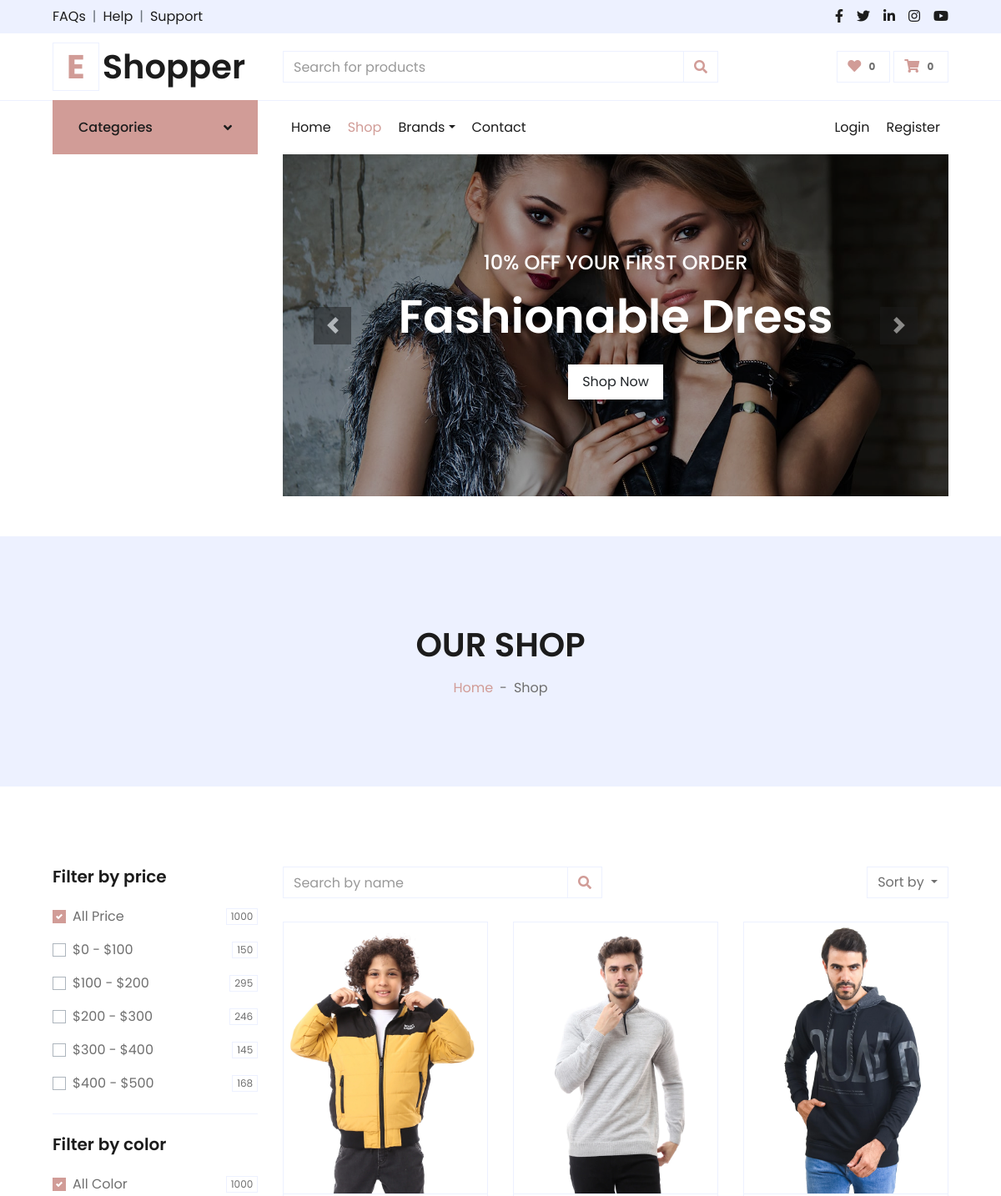
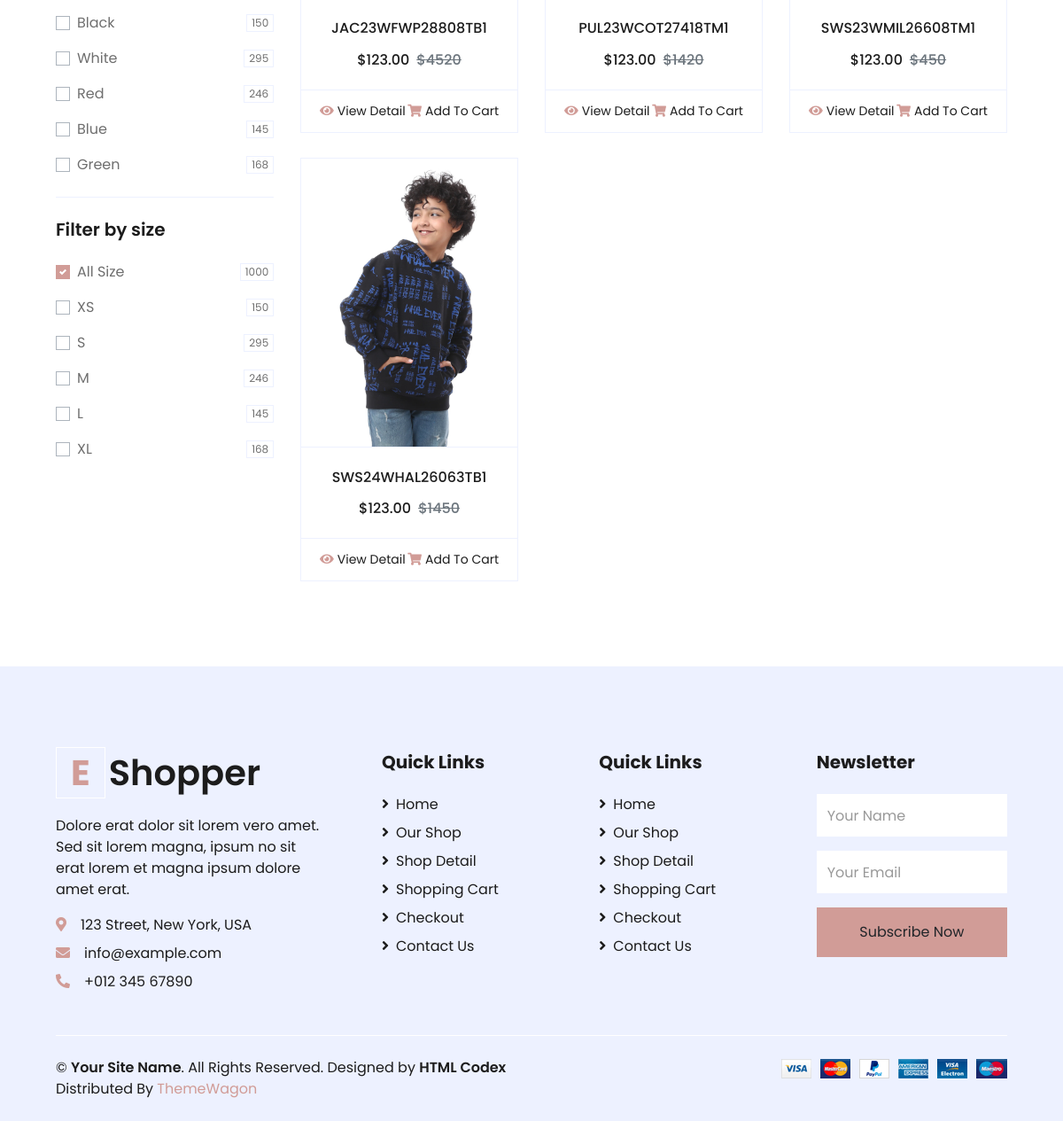
Screenshot of /products/ with the database file from the repository (2 pictures, top to bottom).
### products/models.py (models this page shows, shortened)
class Product(models.Model):
    name = models.CharField(unique=True, max_length=50)
    image = models.ImageField(upload_to='product/')
    stock = models.IntegerField(default=1)
    price = models.IntegerField(default=0)
    discount = models.IntegerField(default=0)
    description = models.TextField(max_length=10000)
    created_at = models.DateTimeField( default=timezone.now)
    slug = models.SlugField(null=True,blank=True , unique=True)
    views = models.PositiveIntegerField(default=0)
    is_available = models.BooleanField(default=True)
    tags = TaggableManager()
    subcategory = models.ForeignKey("Subcategory",null=True,blank=True, on_delete=models.CASCADE)
    PRDBrand = models.ForeignKey('Brand' ,related_name='product_brand', on_delete=models.CASCADE , blank=True, null=True ,verbose_name=_("Brand "))
    class Meta:
        ordering = ["name"]
    def get_absolute_url(self):
        return reverse("product_detail", args=[self.slug])
    def __str__(self):
        return self.name

### products/views.py (the view, shortened to what this page needs)
# urls.py: path('', product_list ,name = 'product_list'),
def product_list(request , subcategory_id=None , brand_slug=None , tag_slug=None):
    categories = None
    brands = None
    tags = None
    if subcategory_id != None :
        categories = get_object_or_404(Subcategory,id = subcategory_id)
        products = Product.objects.filter(subcategory=categories  ,is_available=True)
        paginator = Paginator(products,6)
        page = request.GET.get('page')
        paged_product = paginator.get_page(page)
        product_count = products.count()
    else :
        products = Product.objects.filter(is_available=True)
        paginator = Paginator(products,6)
        page = request.GET.get('page')
        paged_product = paginator.get_page(page)
        product_count = products.count()
    context={
        'products':paged_product,
    }
    return render(request , 'products/product_list.html' , context )

### products/models.py (called while the page is built)
    def get_url(self):
        return reverse('product_by_subcategory',args=[self.id])

    def get_url(self):
        return reverse('product_by_brand',args=[self.slug])

    def __str__(self):
        return self.BRDName

### products/product_context.py (called while the page is built)
def category_nav(request):
    categories = Category.objects.all()
    brands = Brand.objects.all()
    context = {
        'categories':categories,
        'brands':brands
    }
    return context

### products/templates/products/product_list.html (shortened to what this page needs)
{% extends "base.html" %}
{% load static %}
{% block body %}
<div class="container-fluid bg-secondary mb-5">
    <div class="d-flex flex-column align-items-center justify-content-center" style="min-height: 300px">
        {% if 'search' in request.path %}
        <h1 class="font-weight-semi-bold text-uppercase mb-3">Search Result</h1>
        {% else %}
        <h1 class="font-weight-semi-bold text-uppercase mb-3">Our Shop</h1>
        {% endif %}
        <div class="d-inline-flex">
            <p class="m-0"><a href="/">Home</a></p>
            <p class="m-0 px-2">-</p>
            <p class="m-0">Shop</p>
        </div>
    </div>
</div>
<div class="container-fluid pt-5">
    <div class="row px-xl-5">
        <div class="col-lg-3 col-md-12">
            <div class="border-bottom mb-4 pb-4">
                <h5 class="font-weight-semi-bold mb-4">Filter by price</h5>
                <form>
                    <div class="custom-control custom-checkbox d-flex align-items-center justify-content-between mb-3">
                        <label class="custom-control-label" for="price-all">All Price</label>
                        <span class="badge border font-weight-normal">1000</span>
                    </div>
                    <div class="custom-control custom-checkbox d-flex align-items-center justify-content-between mb-3">
                        <label class="custom-control-label" for="price-1">$0 - $100</label>
                        <span class="badge border font-weight-normal">150</span>
                    </div>
                    <div class="custom-control custom-checkbox d-flex align-items-center justify-content-between mb-3">
                        <label class="custom-control-label" for="price-2">$100 - $200</label>
                        <span class="badge border font-weight-normal">295</span>
                    </div>
                    <div class="custom-control custom-checkbox d-flex align-items-center justify-content-between mb-3">
                        <label class="custom-control-label" for="price-3">$200 - $300</label>
                        <span class="badge border font-weight-normal">246</span>
                    </div>
                    <div class="custom-control custom-checkbox d-flex align-items-center justify-content-between mb-3">
                        <label class="custom-control-label" for="price-4">$300 - $400</label>
                        <span class="badge border font-weight-normal">145</span>
                    </div>
                    <div class="custom-control custom-checkbox d-flex align-items-center justify-content-between">
                        <label class="custom-control-label" for="price-5">$400 - $500</label>
                        <span class="badge border font-weight-normal">168</span>
                    </div>
                </form>
            </div>
            <div class="border-bottom mb-4 pb-4">
                <h5 class="font-weight-semi-bold mb-4">Filter by color</h5>
                <form>
                    <div class="custom-control custom-checkbox d-flex align-items-center justify-content-between mb-3">
                        <label class="custom-control-label" for="price-all">All Color</label>
                        <span class="badge border font-weight-normal">1000</span>
                    </div>
                    <div class="custom-control custom-checkbox d-flex align-items-center justify-content-between mb-3">
                        <label class="custom-control-label" for="color-1">Black</label>
                        <span class="badge border font-weight-normal">150</span>
                    </div>
                    <div class="custom-control custom-checkbox d-flex align-items-center justify-content-between mb-3">
                        <label class="custom-control-label" for="color-2">White</label>
                        <span class="badge border font-weight-normal">295</span>
                    </div>
                    <div class="custom-control custom-checkbox d-flex align-items-center justify-content-between mb-3">
                        <label class="custom-control-label" for="color-3">Red</label>
                        <span class="badge border font-weight-normal">246</span>
                    </div>
                    <div class="custom-control custom-checkbox d-flex align-items-center justify-content-between mb-3">
                        <label class="custom-control-label" for="color-4">Blue</label>
                        <span class="badge border font-weight-normal">145</span>
                    </div>
                    <div class="custom-control custom-checkbox d-flex align-items-center justify-content-between">
                        <label class="custom-control-label" for="color-5">Green</label>
                        <span class="badge border font-weight-normal">168</span>
                    </div>
                </form>
            </div>
            <div class="mb-5">
                <h5 class="font-weight-semi-bold mb-4">Filter by size</h5>
                <form>
                    <div class="custom-control custom-checkbox d-flex align-items-center justify-content-between mb-3">
                        <label class="custom-control-label" for="size-all">All Size</label>
                        <span class="badge border font-weight-normal">1000</span>
                    </div>
                    <div class="custom-control custom-checkbox d-flex align-items-center justify-content-between mb-3">
                        <label class="custom-control-label" for="size-1">XS</label>
                        <span class="badge border font-weight-normal">150</span>
                    </div>
                    <div class="custom-control custom-checkbox d-flex align-items-center justify-content-between mb-3">
                        <label class="custom-control-label" for="size-2">S</label>
                        <span class="badge border font-weight-normal">295</span>
                    </div>
                    <div class="custom-control custom-checkbox d-flex align-items-center justify-content-between mb-3">
                        <label class="custom-control-label" for="size-3">M</label>
                        <span class="badge border font-weight-normal">246</span>
                    </div>
                    <div class="custom-control custom-checkbox d-flex align-items-center justify-content-between mb-3">
                        <label class="custom-control-label" for="size-4">L</label>
                        <span class="badge border font-weight-normal">145</span>
                    </div>
                    <div class="custom-control custom-checkbox d-flex align-items-center justify-content-between">
                        <label class="custom-control-label" for="size-5">XL</label>
                        <span class="badge border font-weight-normal">168</span>
                    </div>
                </form>
            </div>
        </div>
        <div class="col-lg-9 col-md-12">
            <div class="row pb-3">
                <div class="col-12 pb-1">
                    <div class="d-flex align-items-center justify-content-between mb-4">
                        <form action="{% url 'search'%}">
                            <div class="input-group">
                                <input type="text" name="q" class="form-control" placeholder="Search by name">
                                <div class="input-group-append">
                                    <span class="input-group-text bg-transparent text-primary">
                                        <i class="fa fa-search"></i>
                                    </span>
                                </div>
                            </div>
                        </form>
                        <div class="dropdown ml-4">
                            <button class="btn border dropdown-toggle" type="button" id="triggerId"
                                data-toggle="dropdown" aria-haspopup="true" aria-expanded="false">
                                Sort by
                            </button>
                        </div>
                    </div>
                </div>
                {% if products %}
                {% for product in products %}
                <div class="col-lg-4 col-md-6 col-sm-12 pb-1">
                    <div class="card product-item border-0 mb-4">
                        <div
                            class="card-header product-img position-relative overflow-hidden bg-transparent border p-0">
                            <img class="img-fluid w-100" src="{{product.image.url}}" alt="">
                        </div>
                        <div class="card-body border-left border-right text-center p-0 pt-4 pb-3">
                            <h6 class="text-truncate mb-3">{{product}}</h6>
                            <div class="d-flex justify-content-center">
                                <h6>$123.00</h6>
                                <h6 class="text-muted ml-2"><del>${{product.price}}</del></h6>
                            </div>
                        </div>
                        <div class="card-footer d-flex justify-content-between bg-light border">
                            <a href="{{product.get_absolute_url}}" class="btn btn-sm text-dark p-0"><i
                                    class="fas fa-eye text-primary mr-1"></i>View Detail</a>
                            <a href="" class="btn btn-sm text-dark p-0"><i
                                    class="fas fa-shopping-cart text-primary mr-1"></i>Add To Cart</a>
                        </div>
                    </div>
                </div>
                {% endfor %}
                {% else %}
                <div class="col-12 text-center">
                    <h2>Nothing Found , PLS Try Again</h2>
                </div>
                {% endif %}
                <div class="col-12 pb-1">
                </div>
            </div>
        </div>
    </div>
</div>
{% endblock body %}

### rows the page displays
Product: image (picture), name "JAC23WFWP28808TB1", price "4520"
Product: image (picture), name "PUL23WCOT27418TM1", price "1420"
Product: image (picture), name "SWS23WMIL26608TM1", price "450"
Product: image (picture), name "SWS24WHAL26063TB1", price "1450"
